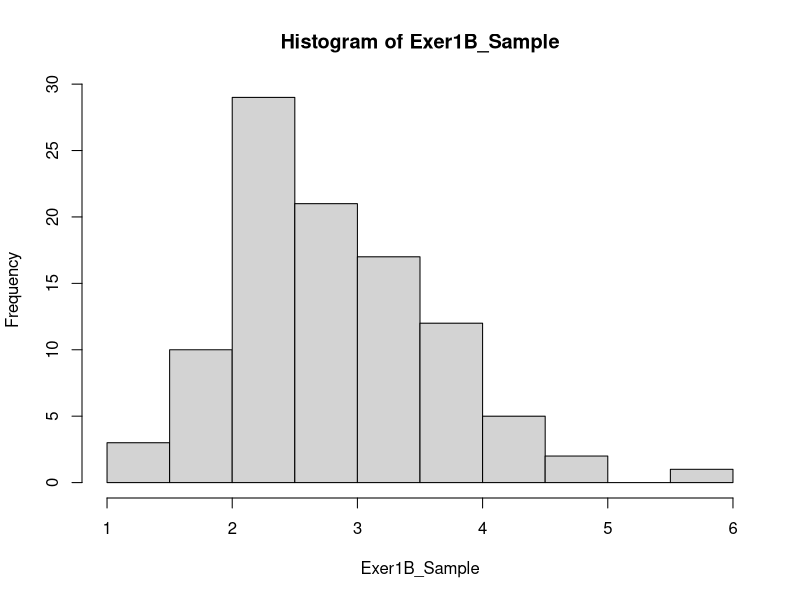
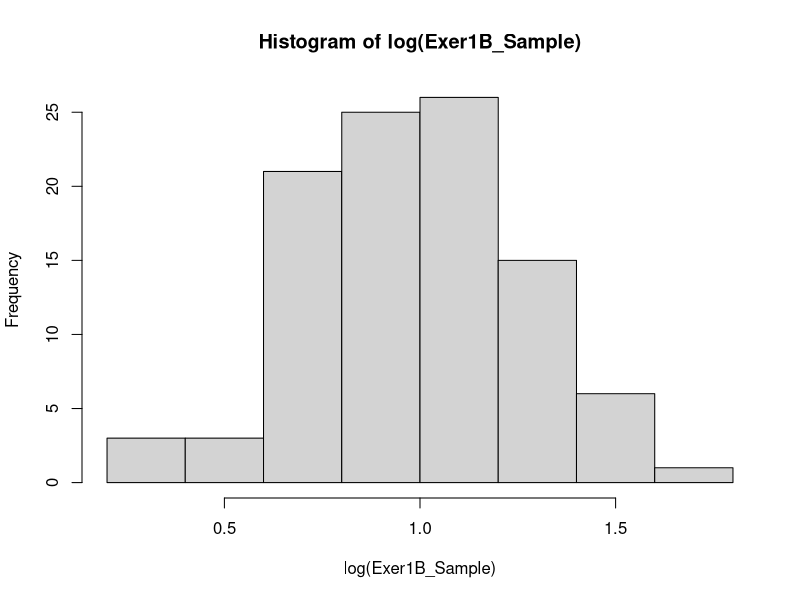

The R script that drew these images, in order:
## ---- chunk 1
Exer1B_Sample <- rlnorm(100, meanlog=1, sdlog=0.25)
## ---- chunk 2
# plot
hist(Exer1B_Sample)
## ---- chunk 3
# plot
hist(log(Exer1B_Sample))
## ---- chunk 4
Exer1B_Sample.mean <- mean(Exer1B_Sample) 
Exer1B_Sample.mean
## ---- chunk 5
Exer1B_Sample.var <- var(Exer1B_Sample) 
Exer1B_Sample.var
## ---- chunk 6
Exer1B_Sample.logmean <- mean(log(Exer1B_Sample)) 
Exer1B_Sample.logmean
## ---- chunk 7
Exer1B_Sample.logvar <- var(log(Exer1B_Sample)) 
Exer1B_Sample.logvar
## ---- chunk 8
print(paste0("Hence, we can draw the conclusion that the mean and variance of the sample in linear scale are ", round(Exer1B_Sample.mean, 2), " and ", round(Exer1B_Sample.var, 2), ". Similarly, in log scale, the mean and variance of the sample are estimated as ", round(Exer1B_Sample.logmean, 2), " and ", round(Exer1B_Sample.logvar, 2)))
